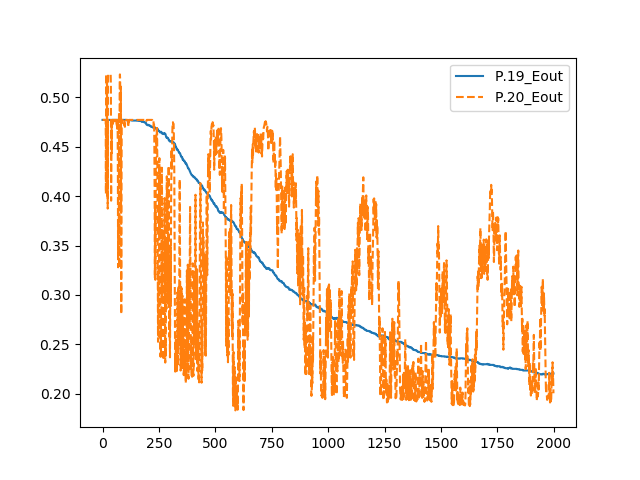

Write Python code to recreate this figure.
import numpy as np
import matplotlib.pyplot as plt
import math

fptr = open("hw3_train.txt" , "r")
data_train_X=[ ]
data_train_Y=[ ]
temp_list=[ ]
for line in fptr:
    temp_list=([float(x) for x in line.split()])
    #temp_list.insert(0, float(1))
    data_train_Y.append(float(temp_list[-1]))
    temp_list.pop();
    data_train_X.append(temp_list)
fptr.close()
data_train_size=len(data_train_X)
dimension = len(data_train_X[0])

fptr = open("hw3_test.txt" , "r")
data_test_X=[ ]
data_test_Y=[ ]
for line in fptr:
    temp_list=([float(x) for x in line.split()])
    #temp_list.insert(0, float(1))
    data_test_Y.append(float(temp_list[-1]))
    temp_list.pop();
    data_test_X.append(temp_list)
fptr.close()
data_test_size=len(data_test_X)


def check_Ein(w):
    err = 0
    for index1 in range(data_train_size):
        if data_train_Y[index1] != np.sign(np.dot(np.array(data_train_X[index1]), w)):
            err += 1
    return err/data_train_size

def check_Eout(w):
    err = 0
    for index1 in range(data_test_size):
        if data_test_Y[index1] != np.sign(np.dot(np.array(data_test_X[index1]), w)):
            err += 1
    return err/data_test_size

def sigmoid(X):
    return 1.0/(1.0+math.exp(X))

def GD(w):
    gradient = np.array([0.0]*dimension)
    for index in range(data_train_size):
        gradient += sigmoid( data_train_Y[index]*(np.dot(data_train_X[index], w)) )*-data_train_Y[index]*np.array(data_train_X[index])
    return gradient/data_train_size

def SGD(w, t):
    index = t%data_train_size
    gradient = sigmoid( data_train_Y[index]*(np.dot(data_train_X[index], w)) )*-data_train_Y[index]*np.array(data_train_X[index])
    return gradient

T = 2000
ita = 0.01
Ein_array1 = [ ]
Ein_array2 = [ ]
Ein_array3 = [ ]
Ein_array4 = [ ]
w_GD = np.array([0.0]*dimension)
w_SGD = np.array([0.0]*dimension)
for t in range(T):
    w_GD -= ita * GD(w_GD)
    w_SGD -= ita * SGD(w_SGD, t)
    #print(w_SGD)
    #Ein_array1.append(check_Ein(w_GD))
    #Ein_array2.append(check_Ein(w_SGD))
    Ein_array3.append(check_Eout(w_GD))
    Ein_array4.append(check_Eout(w_SGD))
    #print(check_Eout(w_SGD), data_test_size)
    print('iter : ', t)
#print(chech_Ein(w_out))
#plt.plot(Ein_array1, label='P.19_Ein')
#plt.plot(Ein_array2, label='P.20_Ein',linestyle='--')
plt.plot(Ein_array3, label='P.19_Eout')
plt.plot(Ein_array4, label='P.20_Eout',linestyle='--')
plt.legend(loc='upper right')
plt.show()
#print(np.shape(np.mat(data_train_X)))
#print(data_train_size, data_test_size)
#print ( data_train[0] )
#print ( np.mat(data_train[0]) )
